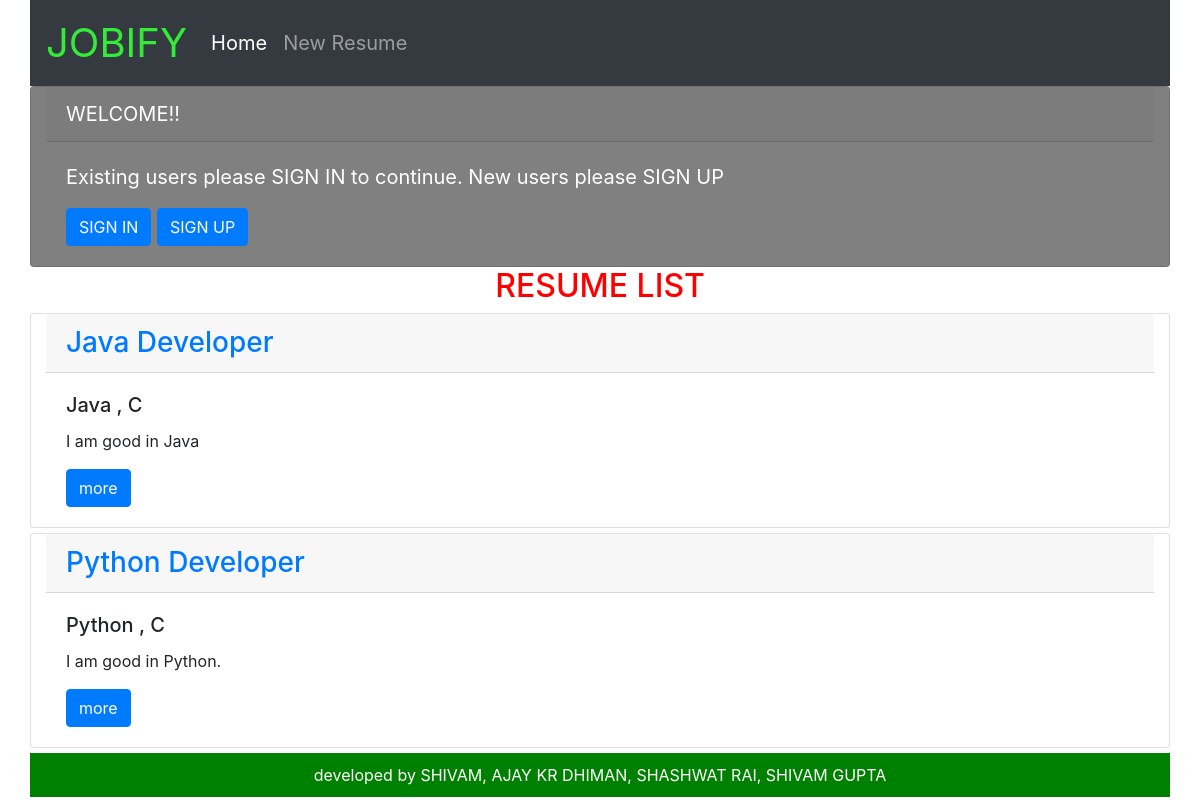
The page / on the database its author committed.
### blog/models.py (models this page shows, shortened)
class Post(models.Model):
    author = models.ForeignKey(
        'auth.User',
        on_delete=models.CASCADE, )
    title = models.CharField(max_length=200)
    description = models.TextField()
    name = models.CharField(max_length=200)
    contact_no = models.CharField(max_length=200)
    email_id = models.CharField(max_length=200)
    address = models.TextField()
    x_board = models.CharField(max_length=200)
    x_percentage = models.CharField(max_length=200)
    xii_board = models.CharField(max_length=200)
    xii_percentage = models.CharField(max_length=200)
    grad_university = models.CharField(max_length=200)
    grad_college = models.CharField(max_length=200)
    grad_course = models.CharField(max_length=200)
    grad_specialisation= models.CharField(max_length=200)
    grad_percentage = models.CharField(max_length=200)
    grad_year_of_passing = models.CharField(max_length=200)
    pg_university = models.CharField(max_length=200)
    pg_college = models.CharField(max_length=200)
    pg_course = models.CharField(max_length=200)
    pg_specialisation = models.CharField(max_length=200)
    pg_percentage = models.CharField(max_length=200)
    pg_year_of_passing = models.CharField(max_length=200)
    technical_skills = models.TextField()
    non_technical_skills = models.TextField()

### blog/views.py (the view)
class BlogListView(ListView):
    model = Post
    template_name = 'home.html'

### templates/home.html
{% extends 'base.html' %}
{% block content %}
<h2 style="text-align:center;color:red;">RESUME LIST</h2>
{% for post in object_list %}
<div style="margin-top:2px;">
<div class="card container " style="margin-top:5px;">
    <h3 class="card-header" ><a href="{% url 'post_detail' post.pk %}">{{ post.title }}</a></h3>
  <div class="card-body">
      <h5 class="card-title">{{ post.technical_skills }}</h5>
    <p class="card-text">{{ post.description }}</p>
    <a href="{% url 'post_detail' post.pk %}" class="btn btn-primary">more</a>
  </div>
</div>
</div>
{% endfor %}
{% endblock content %}

### rows shown on the page
Post: title "Java Developer", technical_skills "Java , C", description "I am good in Java"
Post: title "Python Developer", technical_skills "Python , C", description "I am good in Python."
